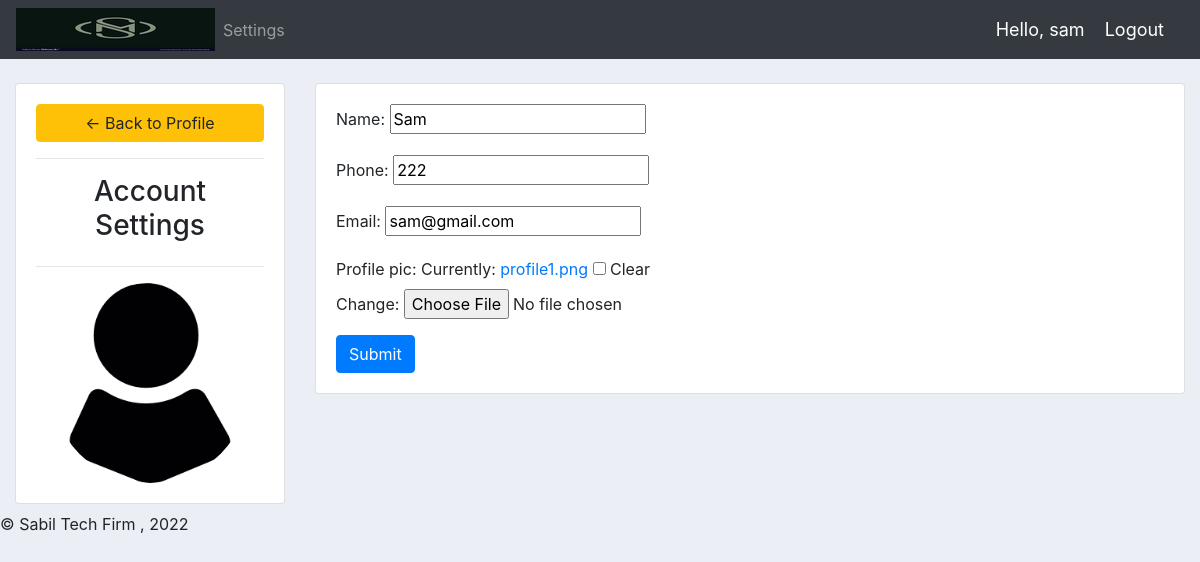
/account/ (signed in), run on the app's committed database.
### accounts/models.py (models this page shows, shortened)
class Customer(models.Model):
	user = models.OneToOneField(User, null=True, blank=True, on_delete=models.CASCADE)
	name = models.CharField(max_length=200, null=True)
	phone = models.CharField(max_length=200, null=True)
	email = models.CharField(max_length=200, null=True)
	profile_pic = models.ImageField(default="profile1.png", null=True, blank=True)
	date_created = models.DateTimeField(auto_now_add=True, null=True)

### accounts/decorators.py (the view)
		def wrapper_func(request, *args, **kwargs):
			group = None
			if request.user.groups.exists():
				group = request.user.groups.all()[0].name
			if group in allowed_roles:
				return view_func(request, *args, **kwargs)
			else:
				return HttpResponse('You are not authorized to view this page')

### accounts/forms.py
class CustomerForm(ModelForm):
	class Meta:
		model = Customer
		fields = '__all__'
		exclude = ['user']

### accounts/views.py (called while the page is built)
@login_required(login_url='login')
@allowed_users(allowed_roles=['customer'])
def accountSettings(request):
	customer = request.user.customer
	form = CustomerForm(instance=customer)
	if request.method == 'POST':
		form = CustomerForm(request.POST, request.FILES,instance=customer)
		if form.is_valid():
			form.save()
	context = {'form':form}
	return render(request, 'accounts/account_settings.html', context)

### accounts/templates/accounts/account_settings.html (shortened to what this page needs)
{%  extends 'accounts/main.html' %}
{% load static %}
{% block content %}
<br>
<div class="row">
	<div class="col-md-3">
		<div class="card card-body">
			<a class="btn btn-warning" href="{% url 'home' %}"> &#8592; Back to Profile</a>
			<hr>
			<h3 style="text-align: center">Account Settings</h3>
			<hr>
			<img class="profile-pic" src="{{request.user.customer.profile_pic.url}}" >
		</div>
	</div>
	<div class="col-md-9">
		<div class="card card-body">
			<form method="POST" action="" enctype="multipart/form-data">
				{{form.as_p}}
			<input class="btn btn-primary" type="submit" name="Update Information">
			</form>
		</div>
	</div>
</div>
{% endblock %}

### accounts/templates/accounts/navbar.html (shortened to what this page needs)
{% load static %}
<nav class="navbar navbar-expand-lg navbar-dark bg-dark">
 <img src="{% static 'images/logo.png' %}">
  <div class="collapse navbar-collapse" id="navbarNav">
    <ul class="navbar-nav">
      {%if request.user.is_staff%}
        <li class="nav-item active">
          <a class="nav-link" href="{% url 'home' %}">Dashboard</a>
        </li>
        <li class="nav-item">
          <a class="nav-link" href="{% url 'products' %}">Products</a>
        </li>
      {% else %}
        <li class="nav-item">
          <a class="nav-link" href="{% url 'account' %}">Settings</a>
        </li>
      {% endif %}
    </ul>
  </div>
  <span class="hello-msg">Hello, {{request.user}}</span>
  <span ><a  class="hello-msg" href="{% url 'logout' %}">Logout</a></span>
</nav>

### static/css/main.css (style rules this page uses)
body { background-color: #ebeff5; }

### accounts/templates/accounts/navbar.html (style rules this page uses)
.hello-msg { font-size: 18px; color: #fff; margin-right: 20px; }

### accounts/templates/accounts/account_settings.html (style rules this page uses)
.profile-pic { max-width: 200px; max-height:200px; margin: 0 auto; border-radius: 50%; }

### data on the page
Customer: name "Sam", phone "222", email "sam@gmail.com"

### other printed values
{{ request.user }} "sam"
